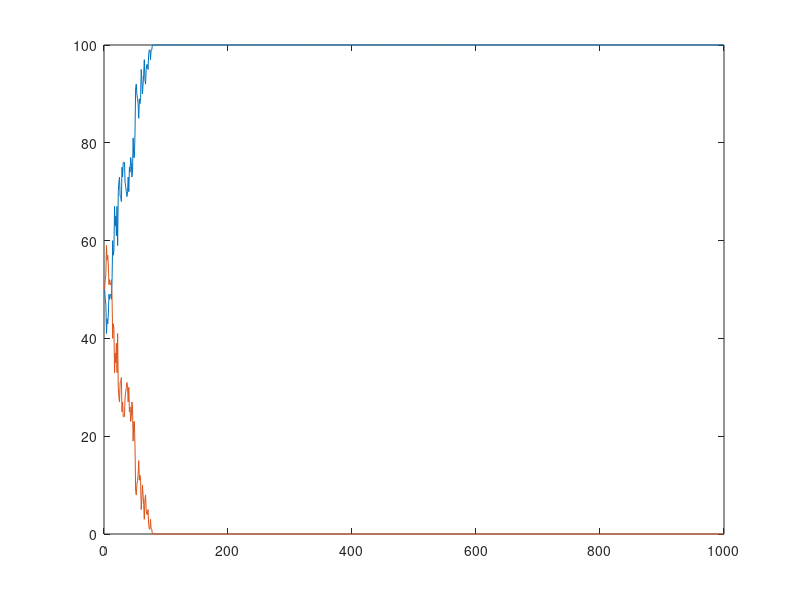

The MATLAB source for this figure:
nobjects = 100;
ntime = 1000;
p_11 = .45;
p_12 = 1-p_11;
p_22 = .45;
p_21 = 1-p_22; 

dist = zeros(ntime,2);
dist(1,:)=[nobjects/2 nobjects/2];
ndist = dist/nobjects;

for i = 2:length(dist(:,1))
    dist(i,1) = binornd(dist(i-1,1),1-ndist(i-1,2)*p_12) + binornd(dist(i-1,2),ndist(i-1,1)*p_21);
    dist(i,2) = nobjects - dist(i,1);
    ndist(i,:) = dist(i,:)/nobjects;    
end
hold off
plot(dist(:,1))
hold on
plot(dist(:,2))